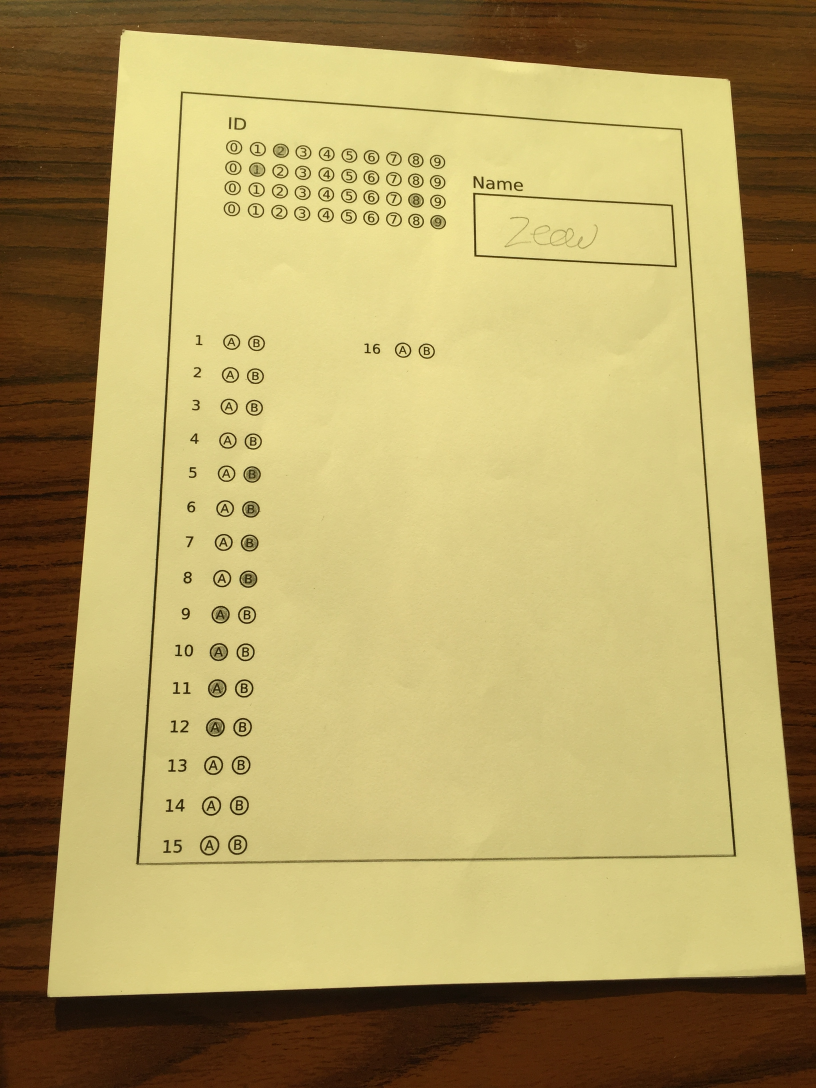
#> input picture BubbleSheet/sample/sample (25).JPG, 2448 x 3264 px, found by its file name (shown at 1/3 size)
$ jupyter execute --allow-errors code.ipynb
#> lines starting #> are read from the running program, lines starting #| are printed output that depends on the picture; after the words box and inside, x2 and y2 are one past the last pixel; in counts of white or black regions, pixels touching at a corner belong together; pictures that were not available may be replaced by others from this repository, and a replacement may not be noted
#> further down, img is the input picture: shape (3264, 2448, 3); mean B, G, R 98.9, 157.3, 175.9
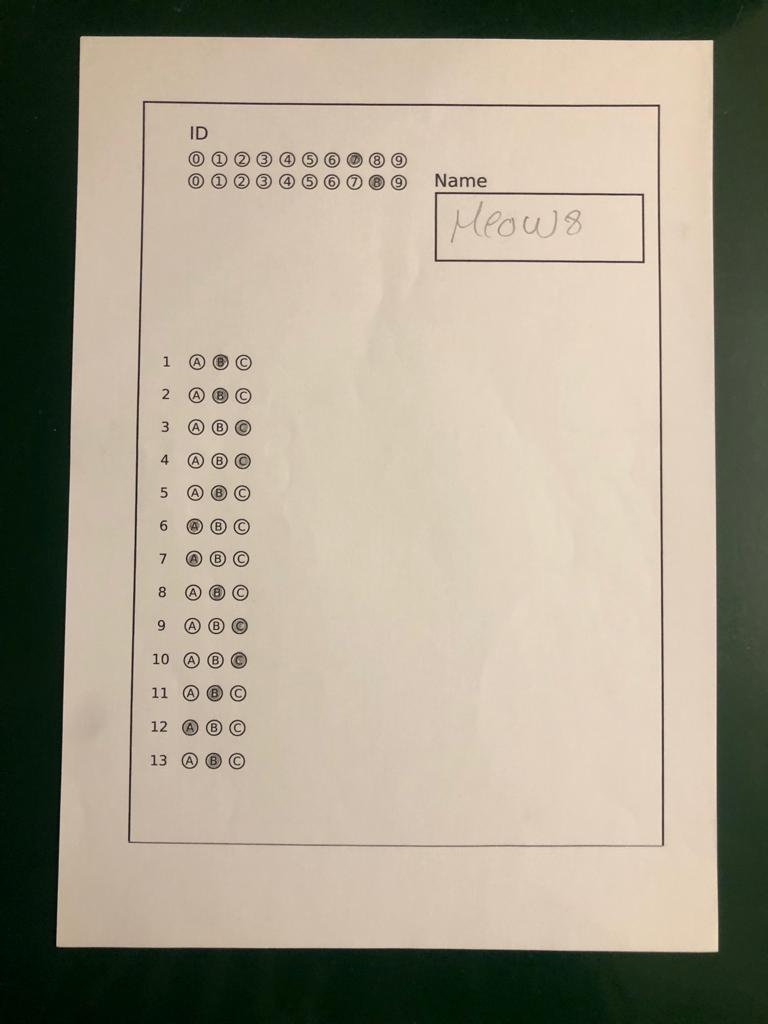
#> input picture BubbleSheet/sample/sample (5).jpg, 768 x 1024 px, found by its file name
#> further down, image is the input picture: shape (1024, 768, 3); mean B, G, R 138.4, 156, 164.3
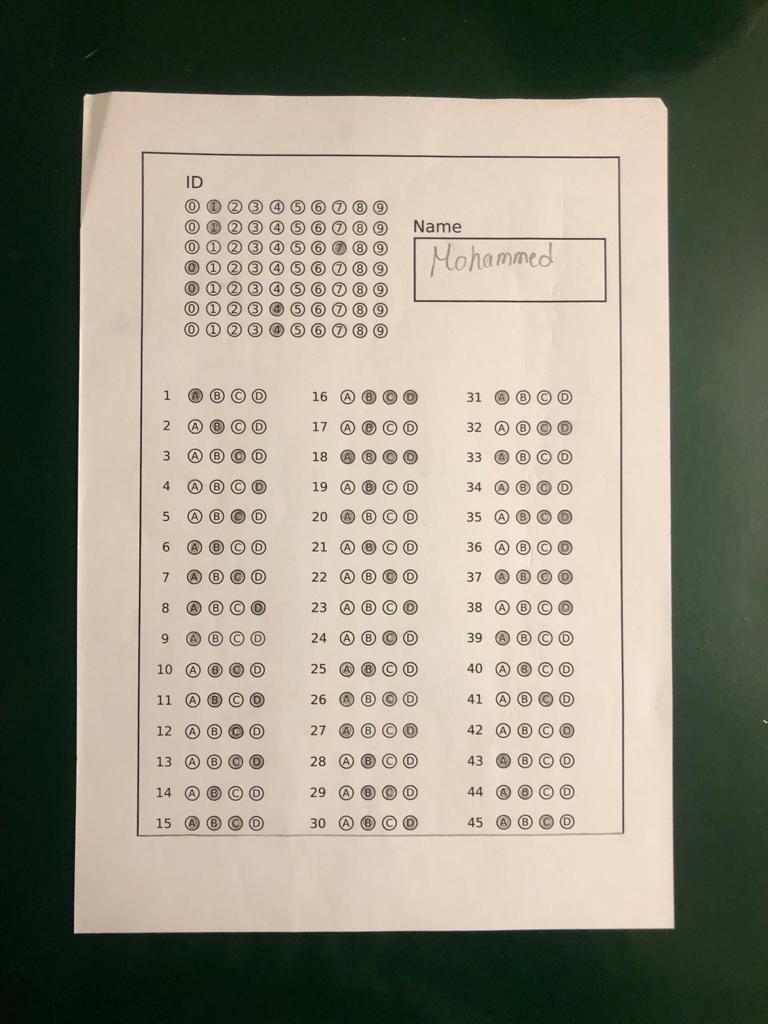
#> input picture BubbleSheet/sample/sample (10).jpg, 768 x 1024 px, given as the content of the folder ./new/, which was not available
#> in solve_bubble_sheet, image is the input picture: shape (1024, 768, 3); mean B, G, R 126.7, 142.1, 146.3
[cell 1]
import commonfunctions as cf # this a custom module found the commonfunctions.py
import cv2
import numpy as np
import os

[cell 2]
# Function to perform the perspective transformation
def perspective_transform(img,binary,bubbleId=1):

#> called with binary = 0, bubbleId = 1
    if img is None:
        print(f"Error: Unable to load the image.")
    else:
        # Convert the image to grayscale
        binary_image=0
        if binary==0:
            gray = cv2.cvtColor(img, cv2.COLOR_BGR2GRAY)

            # Apply thresholding to create a binary image
            _, binary_image = cv2.threshold(gray, 50, 255, cv2.THRESH_BINARY)
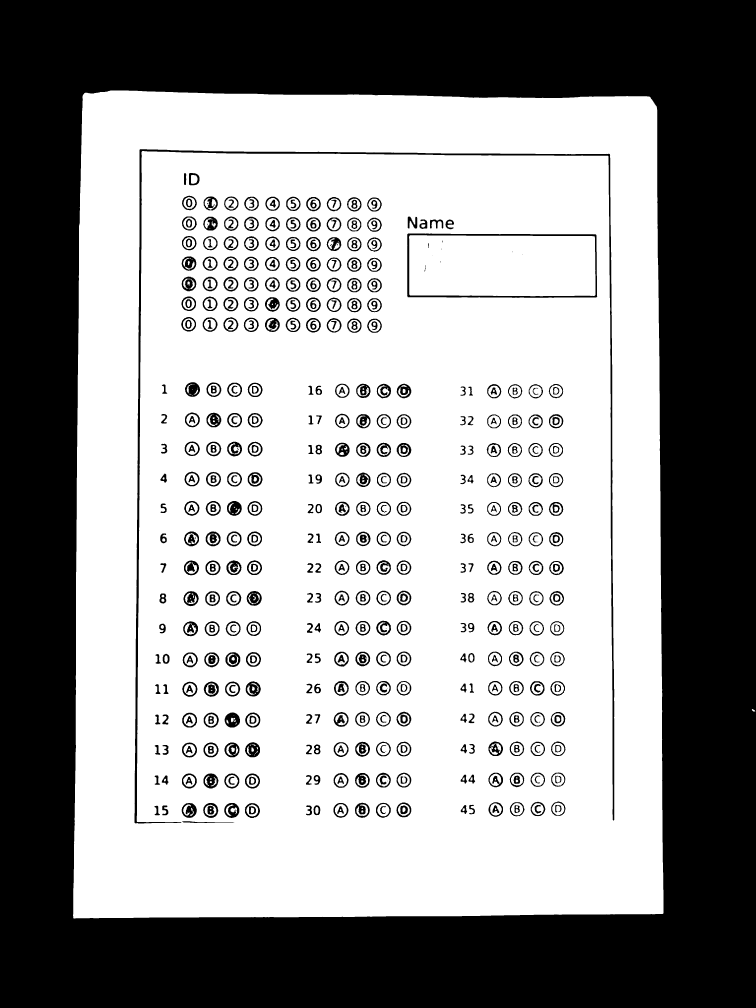
#> binary_image: shape (4032, 3024) (shown at 1/4 size); 59.1% white; 583 black regions (34 under 20 px)
        else :
            binary_image=img
        # cf.show_images([binary_image])
        # Find contours in the binary image
        contours, _ = cv2.findContours(binary_image, cv2.RETR_EXTERNAL, cv2.CHAIN_APPROX_SIMPLE)
#> contours = 2 contours; box (x1, y1, x2, y2) and area: (292, 362, 2654, 3674) 7656556, (3007, 2836, 3021, 2846) 60

        # Find the largest contour based on area
        # print(len(contours))
        largest_contour = max(contours, key=cv2.contourArea)
#> largest_contour = contour of 508 points, box (x1, y1, x2, y2) (292, 362, 2654, 3674), area 7656556
        # Approximate the contour to a polygon
        epsilon = 0.02 * cv2.arcLength(largest_contour, True)
#> epsilon = 226
        approx_polygon = cv2.approxPolyDP(largest_contour, epsilon, True)
#> approx_polygon = [[338, 372], [293, 3672], [2652, 3654], [2601, 389]]

        # Get the four corners of the polygon
        corners = approx_polygon.reshape(-1, 2)
#> corners has the same summary as approx_polygon
        corners = sorted(corners, key=lambda x: x[1])
#> corners = [[338, 372], [2601, 389], [2652, 3654], [293, 3672]]
        # Separate the sorted corners into top and bottom
        top_corners = sorted(corners[:2], key=lambda x: x[0])
#> top_corners = [[338, 372], [2601, 389]]
        bottom_corners = sorted(corners[2:], key=lambda x: x[0])
#> bottom_corners = [[293, 3672], [2652, 3654]]

        # Concatenate the sorted corners
        sorted_corners = np.concatenate([bottom_corners, top_corners])
#> sorted_corners = [[293, 3672], [2652, 3654], [338, 372], [2601, 389]]

        # Define the destination points for the perspective transformation
        dst_points = np.float32([[0, img.shape[0]], [img.shape[1], img.shape[0]], [0, 0], [img.shape[1], 0]])

        # Calculate the perspective transformation matrix
        matrix = cv2.getPerspectiveTransform(sorted_corners.astype(np.float32), dst_points)
#> matrix = [[1.33, 0.0181, -455.1], [-0.0096, 1.28, -472.1], [-4.7e-06, 1.29e-05, 1]]

        # Apply the perspective transformation to the image
        warped_img = cv2.warpPerspective(img, matrix, (img.shape[1], img.shape[0]))
        height,width=[warped_img.shape[0],warped_img.shape[1]]
        zoom=25
        zoom2=40 if bubbleId else 40
        zoomed_in_image = warped_img[zoom2:height-zoom2, zoom:width-zoom]
        return zoomed_in_image
def split_image(binary_image,dilated_img):

    if binary_image is None:
        print(f"Error: Unable to load the image.")
    else:
        contours, _ = cv2.findContours(dilated_img, cv2.RETR_EXTERNAL, cv2.CHAIN_APPROX_SIMPLE)
        # Find the largest contour based on area
        # print(len(contours))
        largest_contour = max(contours, key=cv2.contourArea)
        # Approximate the contour to a polygon
        epsilon = 0.02 * cv2.arcLength(largest_contour, True)
        approx_polygon = cv2.approxPolyDP(largest_contour, epsilon, True)

        # Get the four corners of the polygon
        corners = approx_polygon.reshape(-1, 2)
        corners = sorted(corners, key=lambda x: x[1])
        # Separate the sorted corners into top and bottom
        top_corners = sorted(corners[:2], key=lambda x: x[0])
        bottom_corners = sorted(corners[2:], key=lambda x: x[0])

        # Concatenate the sorted corners
        sorted_corners = np.concatenate([bottom_corners, top_corners])
        # Define the destination points for the perspective transformation
        min_x, min_y = np.min(sorted_corners, axis=0)
        max_x, max_y = np.max(sorted_corners, axis=0)

        # Crop the region of interest from the original image
        bubble_sheet_section = binary_image[min_y:max_y, min_x:max_x]
        id_section = binary_image[:min_y, 0:binary_image.shape[1]]

        return [bubble_sheet_section,id_section]

# [31 lines left out: function split_image_id, not called in this run]

# [15 lines of commented-out code are left out]

[cell 3]
image_path='./samples/sample (25).jpg'

img=cv2.imread(image_path, cv2.IMREAD_COLOR)
def invert_image(img,thresh=91):
    alpha = 0.7  # Contrast control (0.0-3.0)
    beta = -50   # Brightness control (-100 to 100)
    adjusted_img = cv2.addWeighted(img, alpha, np.zeros(img.shape, img.dtype), 0, beta)
    # cf.show_images([adjusted_img])
    img=perspective_transform(adjusted_img,0)
    # cf.show_images([img])
    gray = cv2.cvtColor(img, cv2.COLOR_BGR2GRAY)
#> gray: shape (3952, 2974)
    thresh_image = cv2.adaptiveThreshold(gray, 255, cv2.ADAPTIVE_THRESH_MEAN_C, cv2.THRESH_BINARY,151, 15)
#> thresh_image: shape (3952, 2974); 90.1% white; 431 black regions (1 under 20 px), largest, box (x1, y1, x2, y2) and area: (267, 241, 2781, 3557) 139744, (1686, 659, 2702, 987) 35733, (2427, 1999, 2508, 2072) 4632
    thresh_image=255-thresh_image
#> thresh_image: shape (3952, 2974); 9.9% white; 431 white regions (1 under 20 px)
    # trial = perspective_transform(thresh_image,1)
    # cf.show_images([thresh_image])
    transform=perspective_transform(thresh_image,1)
#> in perspective_transform (call 2), `contours, _ = cv2.findContours(binary_image, cv2.RETR_EXTERNAL, cv2.CH..`: contours = 338 contours; largest, box (x1, y1, x2, y2) and area: (1686, 659, 2702, 987) 328114, (267, 241, 2781, 3557) 128829, (2433, 1413, 2515, 1489) 4704, (2428, 1855, 2511, 1929) 4700, (2430, 1706, 2512, 1781) 4680
    return transform


# [5 lines left out: function contour_dilation, not called in this run]

[cell 4]
# [14 lines left out: function show_selected, not called in this run]

[cell 5]
def set_whole_rows_to_zero(binary_image, num_rows=5):
    # Copy the binary image to avoid modifying the original
#> called with num_rows = 20
    modified_binary_image = np.copy(binary_image)

    # Set the values of the specified number of rows to 0
    modified_binary_image[:num_rows, :] = 0
    modified_binary_image[-num_rows:, :] = 0

    return modified_binary_image
def set_whole_columns_to_zero(binary_image, num_columns=5):
    # Copy the binary image to avoid modifying the original
#> called with num_columns = 20
    modified_binary_image = np.copy(binary_image)

    # Set the values of the specified number of rows to 0
    modified_binary_image[:,0:num_columns] = 0
    modified_binary_image[:, -num_columns:] = 0

    return modified_binary_image

[cell 6]
import math


# [8 lines left out: function bubble_vertical_mask, not called in this run]

def id_vertical_mask(id):

    kernel = np.ones((30, 1), np.uint8) #elongate vertically
    mask = cv2.dilate(id, kernel, iterations=10)
    return mask

def pre_process(img,path=0):
    binary_image=invert_image(img)

    black_binary_image = set_whole_rows_to_zero(binary_image,20)
    black_binary_image = set_whole_columns_to_zero(black_binary_image,20)
    # Get the dimensions of the image (height, width, channels)
    height, width, channels = img.shape
    num_pixels = width * height
    # if(num_pixels !=  768*1024):
    num1 = 2/4032
    num2 = 5/3024
    kernel = np.ones((math.ceil(num1*height*2.5), math.ceil(num2*width)), np.uint8)
    dilated_img_filtered = cv2.erode(binary_image, kernel, iterations=1)
    kernel = np.ones((math.ceil(num1*height*5), math.ceil(num2*width*6)), np.uint8)
    dilated_img = cv2.dilate(dilated_img_filtered, kernel, iterations=12)
    kernel = np.ones((math.ceil(num1*height), math.ceil(num2*width*6)), np.uint8)
    dilated_img = cv2.dilate(dilated_img, kernel, iterations=30)
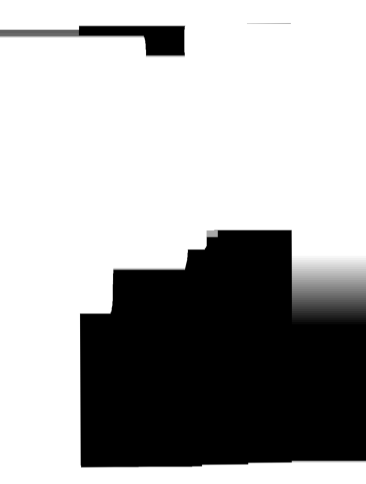
#> dilated_img: shape (3872, 2924) (shown at 1/8 size); min 0, max 255, mean 170.6

    bubbles,id=split_image(binary_image,dilated_img)
#> in split_image, `contours, _ = cv2.findContours(dilated_img, cv2.RETR_EXTERNAL, cv2.CHA..`: contours = 1 contour; box (x1, y1, x2, y2) and area: (0, 0, 2924, 3872) 7899058
#> in split_image, `largest_contour = max(contours, key=cv2.contourArea)`: largest_contour = contour of 132 points, box (x1, y1, x2, y2) (0, 0, 2924, 3872), area 7899058
#> in split_image, `epsilon = 0.02 * cv2.arcLength(largest_contour, True)`: epsilon = 394.4
#> in split_image, `approx_polygon = cv2.approxPolyDP(largest_contour, epsilon, True)`: approx_polygon = [[0, 0], [0, 3871], [2923, 3871], [650, 3733], [641, 2687], [1743, 1846], [2923, 2593], [2923, 0]]
#> in split_image, `corners = approx_polygon.reshape(-1, 2)`: corners has the same summary as approx_polygon
#> in split_image, `corners = sorted(corners, key=lambda x: x[1])`: corners = [[0, 0], [2923, 0], [1743, 1846], [2923, 2593], [641, 2687], [650, 3733], [0, 3871], [2923, 3871]]
#> in split_image, `top_corners = sorted(corners[:2], key=lambda x: x[0])`: top_corners = [[0, 0], [2923, 0]]
#> in split_image, `bottom_corners = sorted(corners[2:], key=lambda x: x[0])`: bottom_corners = [[0, 3871], [641, 2687], [650, 3733], [1743, 1846], [2923, 2593], [2923, 3871]]
#> in split_image, `sorted_corners = np.concatenate([bottom_corners, top_corners])`: sorted_corners = [[0, 3871], [641, 2687], [650, 3733], [1743, 1846], [2923, 2593], [2923, 3871], [0, 0], [2923, 0]]
#> in split_image, `min_x, min_y = np.min(sorted_corners, axis=0)`: min_x = 0
#> in split_image, `max_x, max_y = np.max(sorted_corners, axis=0)`: max_x = 2923; max_y = 3871
#> in split_image, `id_section = binary_image[:min_y, 0:binary_image.shape[1]]`: id_section = empty array
#> id = empty array
    # cf.show_images([binary_image,dilated_img])
    return bubbles,id

def pre_process_id(idName):

    return split_image_id(idName,id_vertical_mask(idName))

[cell 7]
# [59 lines left out: functions extract_contour_regions, extract_answers_number, not called in this run]

[cell 8]
# [7 lines left out: function closing_operation, not called in this run]

[cell 9]
# [65 lines left out: functions lit_pixels_in_contour, get_centers, not called in this run]
def find_closest_index(target_number, number_list):
    return min(range(len(number_list)), key=lambda i: abs(number_list[i] - target_number))


# [23 lines left out: function getAnswers, not called in this run]
x=0
numAnswers=4

[cell 10]
# [29 lines left out: function extract_code, not called in this run]

[cell 11]
folder_path = './samples/'

# pre_process(image)
# List all files in the folder
image_files = [f for f in os.listdir(folder_path) if os.path.isfile(os.path.join(folder_path, f))]
cnt=0
image_path='./samples/sample (5).jpg'
image=cv2.imread(image_path, cv2.IMREAD_COLOR) #read image
# [8 lines of commented-out code are left out]

# [32 lines left out: function sheet_answers, not called in this run]
# print(len(sheet_answers(image)))
# print(sheet_answers(image))

[cell 12]
folder_path = './samples/'

# List all files in the folder
image_files = [f for f in os.listdir(folder_path) if os.path.isfile(os.path.join(folder_path, f))]
cnt=0

def solve_bubble_sheet(image_path):
    image=cv2.imread(image_path, cv2.IMREAD_COLOR) #read image
    resized = cv2.resize(image, (3024, 4032))

    bubble,idName=pre_process(resized)
#> idName = empty array
    id,name=pre_process_id(idName)
    code=extract_code(id)
    # print(code)
    answers=sheet_answers(resized,lineAnswersCnt=extract_answers_number(bubble_vertical_mask(bubble)))
    # print(answers)
    for i in range(len(answers)):
        st=str((i + 1))+' '+str(answers[i])+'\n'
    return [code,answers]


# [19 lines left out: functions get_correct_answers, get_all_answers, not called in this run]
def get_all_answers(folder_path):
    all_answers=[]
    image_files = [f for f in os.listdir(folder_path) if os.path.isfile(os.path.join(folder_path, f))]
    # print(image_files)
    for image_file in image_files:
            image_path=os.path.join(folder_path, image_file)
            print(image_path)
            all_answers.append(solve_bubble_sheet(image_path))
    return all_answers
# [6 lines left out: function check_answers, not called in this run]

#> (the rest of this cell did not finish here and is left out)

[cell 13]
#test all samples

folder_path='./samples/'
answer_path='./SamplesAnswers/'
image_files = [f for f in os.listdir(folder_path) if os.path.isfile(os.path.join(folder_path, f))]
# print(image_files)
cor=0
total=0
for image_file in image_files:
        break
        image_path=os.path.join(folder_path, image_file)
        answer_path=image_path.replace('jpg','txt').replace('JPG','txt').replace('samples','SamplesAnswers')
        if(not os.path.isfile(image_path) or  not os.path.isfile(answer_path)):
                continue
        code,answers=solve_bubble_sheet(image_path)
        correct=get_correct_answers(answer_path)
        print(image_path)
        print(answers)
        print(correct)
        total+=len(answers)
        for i in check_answers(answers,correct):
                cor+=i==True
        print(check_answers(answers,correct))
        # print(image_path,answer_path)
        # print(image_path)
print(total,cor)

[cell 14]
#marking section

from openpyxl.styles import PatternFill
import openpyxl
# [20 lines left out: function open_excel, not called in this run]

folder_path='./test/'
answer_path='./SamplesAnswers/2 (2).txt'
#> (the rest of this cell did not finish here and is left out)

#> in perspective_transform (call 3), `contours, _ = cv2.findContours(binary_image, cv2.RETR_EXTERNAL, cv2.CH..`: contours = 2 contours; box (x1, y1, x2, y2) and area: (292, 362, 2654, 3674) 7656556, (3007, 2836, 3021, 2846) 60
#> in perspective_transform (call 4), `contours, _ = cv2.findContours(binary_image, cv2.RETR_EXTERNAL, cv2.CH..`: contours = 338 contours; largest, box (x1, y1, x2, y2) and area: (1686, 659, 2702, 987) 328114, (267, 241, 2781, 3557) 128829, (2433, 1413, 2515, 1489) 4704, (2428, 1855, 2511, 1929) 4700, (2430, 1706, 2512, 1781) 4680
correct_answers=get_correct_answers(answer_path)
open_excel(correct_answers,answers,'res')

[cell 15]
image_path='./samples/4 (2).jpg'
img=cv2.imread(image_path, cv2.IMREAD_COLOR)
#> (the rest of this cell did not finish here and is left out)

#> in perspective_transform (call 5), `_, binary_image = cv2.threshold(gray, 50, 255, cv2.THRESH_BINARY)`:
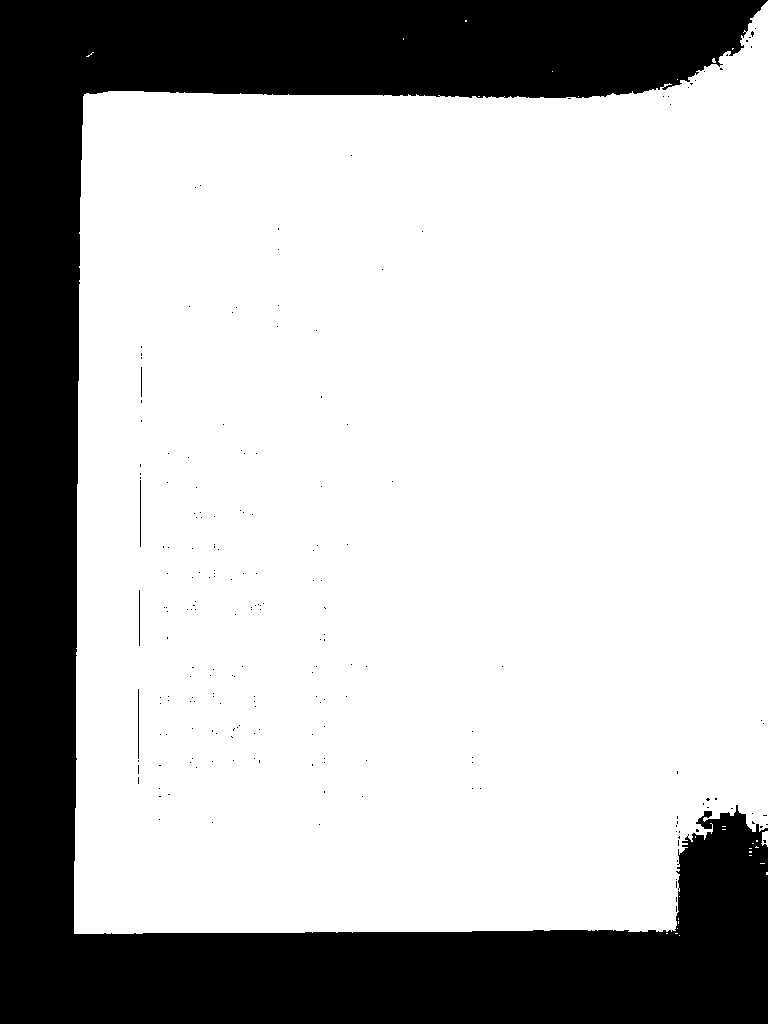
#> binary_image: shape (1024, 768); 72.7% white; 200 black regions (195 under 20 px)
#> in perspective_transform (call 5), `contours, _ = cv2.findContours(binary_image, cv2.RETR_EXTERNAL, cv2.CH..`: contours = 29 contours, 27 with area under 20; largest, box (x1, y1, x2, y2) and area: (74, 1, 768, 934) 570692, (761, 831, 768, 847) 62
#> in perspective_transform (call 5), `largest_contour = max(contours, key=cv2.contourArea)`: largest_contour = contour of 617 points, box (x1, y1, x2, y2) (74, 1, 768, 934), area 570692
#> in perspective_transform (call 5), `epsilon = 0.02 * cv2.arcLength(largest_contour, True)`: epsilon = 72.24
#> in perspective_transform (call 5), `approx_polygon = cv2.approxPolyDP(largest_contour, epsilon, True)`: approx_polygon = [[767, 1], [636, 94], [84, 94], [74, 933], [671, 931], [767, 827]]
#> in perspective_transform (call 5), `corners = approx_polygon.reshape(-1, 2)`: corners has the same summary as approx_polygon
#> in perspective_transform (call 5), `corners = sorted(corners, key=lambda x: x[1])`: corners = [[767, 1], [636, 94], [84, 94], [767, 827], [671, 931], [74, 933]]
#> in perspective_transform (call 5), `top_corners = sorted(corners[:2], key=lambda x: x[0])`: top_corners = [[636, 94], [767, 1]]
#> in perspective_transform (call 5), `bottom_corners = sorted(corners[2:], key=lambda x: x[0])`: bottom_corners = [[74, 933], [84, 94], [671, 931], [767, 827]]
#> in perspective_transform (call 5), `sorted_corners = np.concatenate([bottom_corners, top_corners])`: sorted_corners = [[74, 933], [84, 94], [671, 931], [767, 827], [636, 94], [767, 1]]
